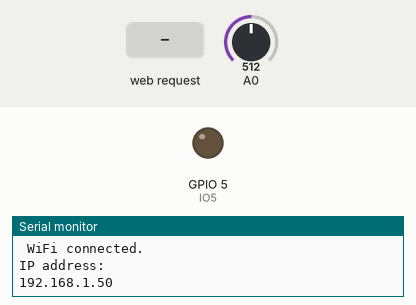
Simulated run of this sketch. Board: ESP8266 (NodeMCU). Shown: output pins drawn as LEDs (lit = HIGH), the last lines printed to the serial monitor. Inputs (shaded band) come from the test bench; at power-on: A0 = 512. WiFi joins after 1.5 s; servers stay silent unless stated.

Above: at 3.2 s.
3.3 s: HTTP request GET /5/on received
At 4.1 s:
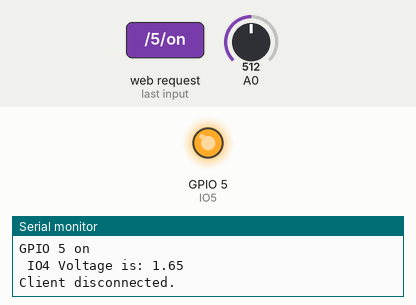
4.8 s: HTTP request GET /5/off received
At 5.3 s:
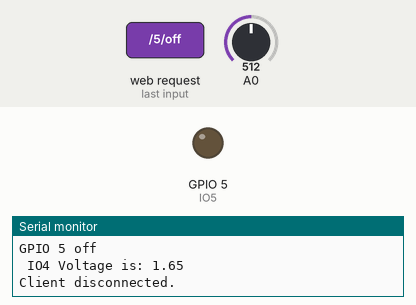
Timing chart, 0 to 7.8 s (numbered marks = the images above; inputs shaded):
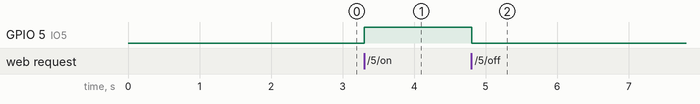

Measured:
- after the input at 3.3 s, GPIO 5 (IO5): LOW → HIGH at once
- after the input at 4.8 s, GPIO 5 (IO5): HIGH → LOW at once

The sketch:

WifiModuleOTAProgram.ino
```cpp
/*********

  Code Involving HTML Formatting:
  Rui Santos
  Complete project details at http://randomnerdtutorials.com

  Everything Else: Drew

*********/

// Load Wi-Fi library
#include <ESP8266WiFi.h>

// Replace with your network credentials
const char* ssid = "specialSauce";
const char* password = "tab.tab1";


WiFiServer server(80);

// Variable to store the HTTP request
String header;

// Auxiliar variables to store the current output state
String IO5State = "off";
int IO4Value;

// Assign output variables to GPIO pins
const int IO5 = 5;
 int IO4 = 4;
//<><><><><><><><><><><><><><><><><><><><><><><><><><><><><><><><><><><><><><><><><><><><><><><><><><><><><><><><><><><><><><><><><><><><><><><><><><><><><><><><><><><><><><><><><><>

// Current time
unsigned long currentTime = millis();
// Previous time
unsigned long previousTime = 0;
// Define timeout time in milliseconds (example: 2000ms = 2s)
const long timeoutTime = 2000;

// Setup
//_____________________________________________________________________________________________________________________________________________________________________
void setup() {
  Serial.begin(115200);
  // Initialize the output variables as outputs
  pinMode(IO5, OUTPUT);
  pinMode(IO4, INPUT);


  // Set outputs to LOW
  digitalWrite(IO5, LOW);
  //digitalWrite(IO4, LOW);

  // Connect to Wi-Fi network with SSID and password
  Serial.print("Connecting to ");
  Serial.println(ssid);
  WiFi.begin(ssid, password);
  while (WiFi.status() != WL_CONNECTED) {
    delay(1000);
    Serial.print(".");
  }
  // Print local IP address and start web server

  Serial.println("\n WiFi connected.");
  Serial.println("IP address: ");
  Serial.println(WiFi.localIP());
  server.begin();
}
//_____________________________________________________________________________________________________________________________________________________________________
//<><><><><><><><><><><><><><><><><><><><><><><><><><><><><><><><><><><><><><><><><><><><><><><><><><><><><><><><><><><><><><><><><><><><><><><><><><><><><><><><><><><><><><><><><><>


void loop(){
  WiFiClient client = server.available();   // Listen for incoming clients

  if (client) {                             // If a new client connects,
    Serial.println("New Client.");          // print a message out in the serial port
    String currentLine = "";                // make a String to hold incoming data from the client
    currentTime = millis();
    previousTime = currentTime;
    while (client.connected() && currentTime - previousTime <= timeoutTime) { // loop while the client's connected
      currentTime = millis();
      if (client.available()) {             // if there's bytes to read from the client,
        char c = client.read();             // read a byte, then
        Serial.write(c);                    // print it out the serial monitor
        header += c;
        if (c == '\n') {                    // if the byte is a newline character
          // if the current line is blank, you got two newline characters in a row.
          // that's the end of the client HTTP request, so send a response:
          if (currentLine.length() == 0) {
            // HTTP headers always start with a response code (e.g. HTTP/1.1 200 OK)
            // and a content-type so the client knows what's coming, then a blank line:
            client.println("HTTP/1.1 200 OK");
            client.println("Content-type:text/html");
            client.println("Connection: close");
            client.println();

            // turns the GPIOs on and off
            if (header.indexOf("GET /5/on") >= 0) {
              Serial.println("GPIO 5 on");
              IO5State = "on";
              digitalWrite(IO5, HIGH);
            } else if (header.indexOf("GET /5/off") >= 0) {
              Serial.println("GPIO 5 off");
              IO5State = "off";
              digitalWrite(IO5, LOW);
            }


            // Display the HTML web page
            client.println("<!DOCTYPE html><html>");
            client.println("<head><meta name=\"viewport\" content=\"width=device-width, initial-scale=1\">");
            client.println("<link rel=\"icon\" href=\"data:,\">");
            // CSS to style the on/off buttons
            // Feel free to change the background-color and font-size attributes to fit your preferences
            client.println("<style>html { font-family: Helvetica; display: inline-block; margin: 0px auto; text-align: center;}");
            client.println(".button { background-color: #195B6A; border: none; color: white; padding: 16px 40px;");
            client.println("text-decoration: none; font-size: 30px; margin: 2px; cursor: pointer;}");
            client.println(".button2 {background-color: #77878A;}</style></head>");

            // Web Page Heading
            client.println("<body><h1>Drew's Diggity Darned Pin Scope</h1>");


            // Display current state, and ON/OFF buttons for GPIO 5
            client.println("<p>GPIO 5 - State " + IO5State + "</p>");
            // If the IO5State is off, it displays the ON button
            if (IO5State=="off") {
              client.println("<p><a href=\"/5/on\"><button class=\"button\">ON</button></a></p>");
            } else {
              client.println("<p><a href=\"/5/off\"><button class=\"button button2\">OFF</button></a></p>");
            }

            // Display current state, and ON/OFF buttons for GPIO 4

            //const char* IO4output = dtostrf(IO4Value,3,3);
            IO4Value = analogRead(IO4);
           // IO4Value = (IO4Value * ( 3.3 / 1023.0));
            float holder = (IO4Value* ( 3.3 / 1023.0));


            Serial.print("\n IO4 Voltage is: ");
            Serial.println( holder);
            client.printf("<p>GPIO 4 - Voltage: %2.3f", holder);
            client.printf("<p>");


            client.println("</body></html>");

            // The HTTP response ends with another blank line
            client.println();
            // Break out of the while loop
            break;
          } else { // if you got a newline, then clear currentLine
            currentLine = "";
          }
        } else if (c != '\r') {  // if you got anything else but a carriage return character,
          currentLine += c;      // add it to the end of the currentLine
        }
      }
    }
    // Clear the header variable
    header = "";
    // Close the connection
    client.stop();
    Serial.println("Client disconnected.");
    Serial.println("");
  }
}
```
